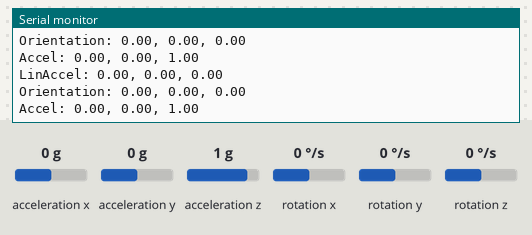
The sketch below on a simulated Arduino Nano, built with avr-gcc and run on an emulated ATmega328P. Shown: the last lines printed to the serial monitor. The inputs (shaded band) are chosen by the test bench; at power-on: acceleration y 0 g, acceleration x 0 g, acceleration z 1 g, rotation x 0 °/s, rotation y 0 °/s, rotation z 0 °/s.

Above: at 2.7 s.
2.8 s: acceleration y set to -1.4 g
At 2.81 s:
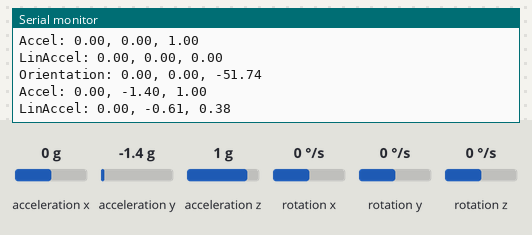
5.8 s: acceleration x set to -1.4 g
At 5.8 s:
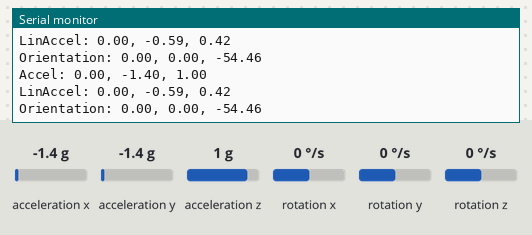
7.3 s: acceleration z set to -1.4 g
At 7.4 s:
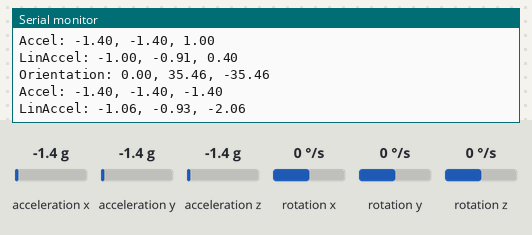
8.8 s: rotation x set to -192 °/s
At 8.99 s:
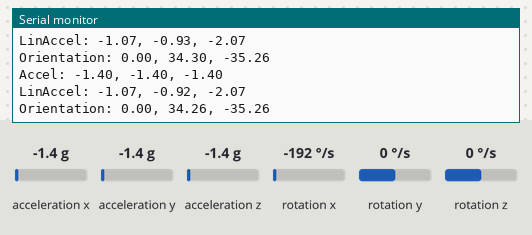
10.3 s: rotation y set to -192 °/s
At 10.38 s:
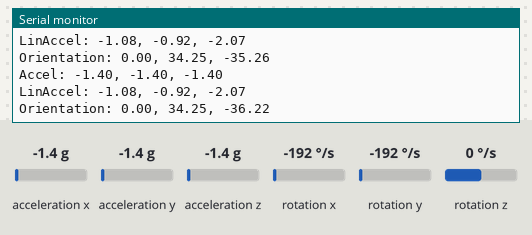
Timing chart, 0 to 12.8 s (numbered marks = the images above; inputs shaded):
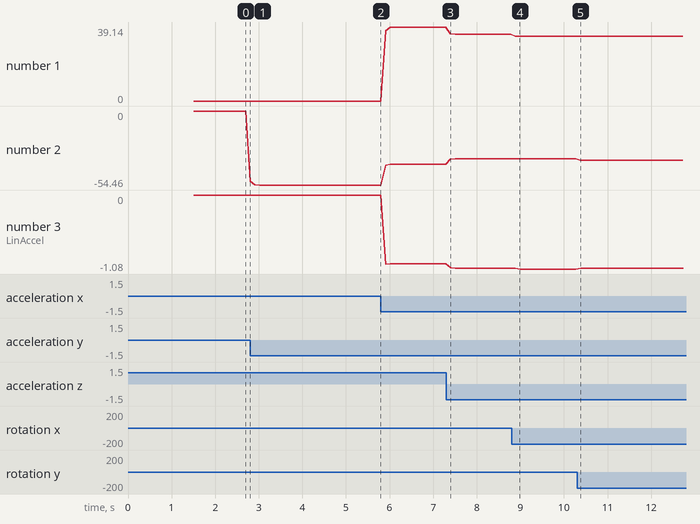

Measured:
- after the input at 2.8 s, the serial monitor: prints a new line at once (image 1)
- after the input at 7.3 s, the serial monitor: prints a new line after 0.09 s (image 3)
- after the input at 8.8 s, the serial monitor: prints a new line after 0.08 s (image 4)
- after the input at 10.3 s, the serial monitor: prints a new line after 0.08 s (image 5)
- plotted number 1: 0 → 39.14 after the input at 5.8 s, 39.14 → 35.26 after the input at 7.3 s, 35.26 → 34.25 after the input at 8.8 s
- plotted number 2: 0 → -54.46 after the input at 2.8 s, -54.46 → -39.14 after the input at 5.8 s, -39.14 → -35.26 after the input at 7.3 s, -35.26 → -36.27 after the input at 10.3 s
- plotted number 3: 0 → -1 after the input at 5.8 s, -1 → -1.07 after the input at 7.3 s, -1.07 → -1.08 after the input at 8.8 s

The sketch:

stable_real_imu.ino
```cpp
/*
 * Stable Real IMU for Arduino Nano RP2040 Connect
 *
 * This sketch uses the built-in IMU with a more compatible approach
 * Works without needing additional library installations
 *
 * Upload this to your Arduino using Arduino IDE
 */

#include <Arduino_LSM6DSOX.h>
#include <math.h>

// Timing for consistent data rate
unsigned long lastUpdate = 0;
const unsigned long updateInterval = 100; // 100ms = 10Hz

// Simple orientation tracking
float pitch = 0.0;
float roll = 0.0;
float yaw = 0.0;

void setup() {
  Serial.begin(115200);

  // Don't wait for Serial Monitor - start immediately
  delay(1000);

  // Initialize IMU
  if (!IMU.begin()) {
    Serial.println("Failed to initialize IMU!");
    Serial.println("Please check connections and library installation");
    while (1) {
      delay(1000);
    }
  }

  // Startup messages
  Serial.println("Stable Real IMU v1.0");
  Serial.println("Sending real IMU orientation data...");
  Serial.println("Move the Arduino to see changes!");

  delay(500);
}

void loop() {
  unsigned long currentTime = millis();

  // Send data at consistent intervals
  if (currentTime - lastUpdate >= updateInterval) {
    lastUpdate = currentTime;

    // Read accelerometer and gyroscope
    float ax, ay, az;
    float gx, gy, gz;

    if (IMU.readAcceleration(ax, ay, az) && IMU.readGyroscope(gx, gy, gz)) {
      // Calculate orientation from accelerometer (tilt sensing)
      float accel_pitch = atan2(ay, sqrt(ax * ax + az * az)) * 180.0 / PI;
      float accel_roll = atan2(-ax, sqrt(ay * ay + az * az)) * 180.0 / PI;

      // Simple complementary filter (95% accelerometer, 5% gyro)
      pitch = 0.95 * accel_pitch + 0.05 * (pitch + gy * 0.1);
      roll = 0.95 * accel_roll + 0.05 * (roll + gx * 0.1);

      // Integrate gyroscope for yaw (heading)
      yaw += gz * 0.1;
      if (yaw > 360) yaw -= 360;
      if (yaw < 0) yaw += 360;

      // Send orientation data in clean format
      Serial.print("Orientation: ");
      Serial.print(yaw, 2);
      Serial.print(", ");
      Serial.print(roll, 2);
      Serial.print(", ");
      Serial.println(pitch, 2);

      // Send additional data for completeness
      Serial.print("Accel: ");
      Serial.print(ax, 2);
      Serial.print(", ");
      Serial.print(ay, 2);
      Serial.print(", ");
      Serial.println(az, 2);

      // Calculate and send linear acceleration (without gravity)
      float lin_ax = ax - sin(roll * PI / 180.0) * sin(pitch * PI / 180.0);
      float lin_ay = ay - cos(roll * PI / 180.0) * sin(pitch * PI / 180.0);
      float lin_az = az - cos(pitch * PI / 180.0) * cos(roll * PI / 180.0);

      Serial.print("LinAccel: ");
      Serial.print(lin_ax, 2);
      Serial.print(", ");
      Serial.print(lin_ay, 2);
      Serial.print(", ");
      Serial.println(lin_az, 2);

      // Ensure data is sent immediately
      Serial.flush();
    } else {
      // If IMU read fails, send error message
      Serial.println("IMU read failed");
    }
  }

  // Small delay to prevent overwhelming the serial buffer
  delay(10);
} 
```
